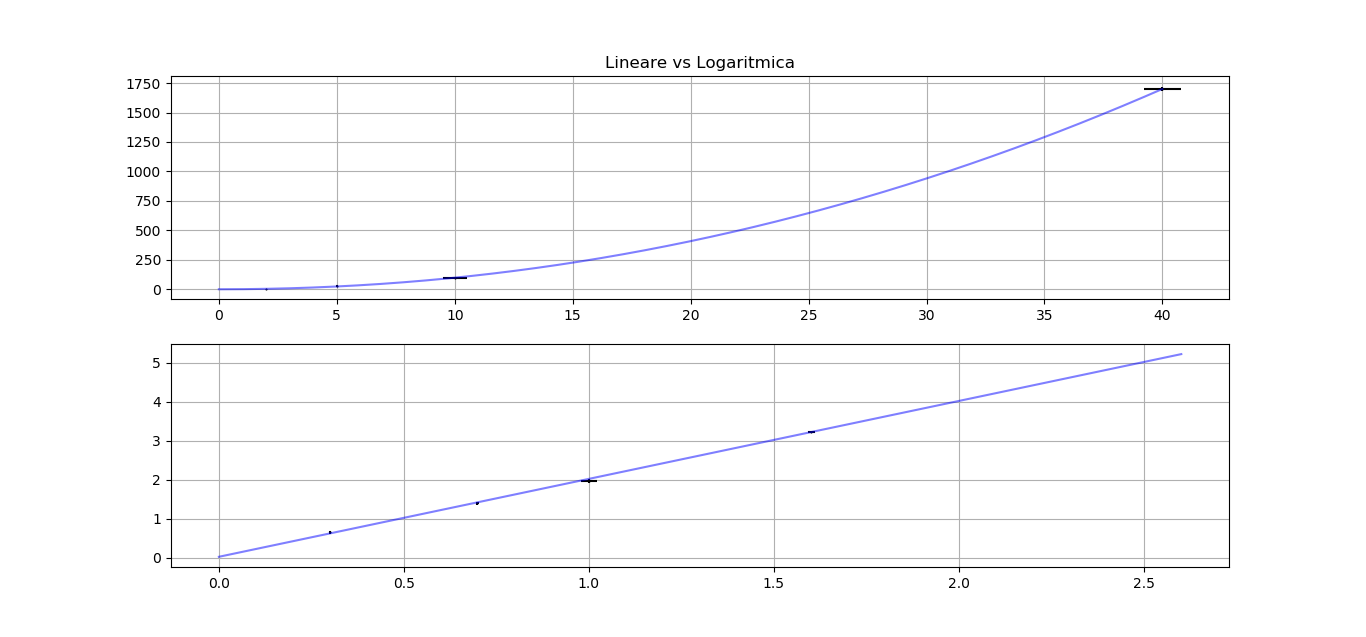

Here is the Python script that generated this plot:
import pylab
import numpy
import matplotlib.pyplot as plt
from scipy.optimize import curve_fit

## Dati dal file.
x, dx, y, dy = pylab.loadtxt('Dati_log.txt', unpack = True)

##Modello lineare
def model(x, m,q):
    return m*x+q

##Modello quadratico
def model1(x, m,q, e):
    return m*x**e+q
    
##Funzione Propagazione Errori
def errlog(x,dx):
    return 1/numpy.log(10)*dx/x

##Trasformiamo X e Y nei loro logaritmi
xx=numpy.log10(x)
yy=numpy.log10(y)
dxx=errlog(x,dx)
dyy=errlog(y,dy)

##Determino i migliori valori di M e q 
pars, covm = curve_fit(model, xx, yy, sigma=dyy, absolute_sigma=False)
print('m  = %.5f +- %.5f ' % (pars[0], numpy.sqrt(covm.diagonal()[0])))
print('q  = %.5f +- %.5f ' % (pars[1], numpy.sqrt(covm.diagonal()[1])))

##Determino i migliori valori di m, q, e
pars1, covm1 = curve_fit(model1, x, y, sigma=dy, absolute_sigma=False)
print('m1 = %.5f +- %.5f ' % (pars1[0], numpy.sqrt(covm1.diagonal()[0])))
print('q1  = %.5f +- %.5f ' % (pars1[1], numpy.sqrt(covm1.diagonal()[1])))
print('e  = %.5f +- %.5f ' % (pars1[2], numpy.sqrt(covm1.diagonal()[2])))


##Grafico principale
plt.figure(1)
plt.subplot(212)
plt.plot(xx,yy,'.',markersize=1,color='black')
plt.errorbar(xx, yy, dyy, dxx, fmt='none', ecolor='black')
X=numpy.linspace(0,numpy.max(xx)+1, 10)
plt.plot(X,model(X, *pars), color='blue', alpha=0.5)
plt.grid()

##Grafico in carta bilogaritmica
plt.subplot(211)
plt.title('Lineare vs Logaritmica')
plt.plot(x,y,'.',markersize=1,color='black')
plt.errorbar(x, y, dy, dx, fmt='none', ecolor='black')
X=numpy.linspace(0,numpy.max(x), 1000)
plt.plot(X,model1(X, *pars1), color='blue', alpha=0.5)
plt.grid()

plt.show()



plt.show()
